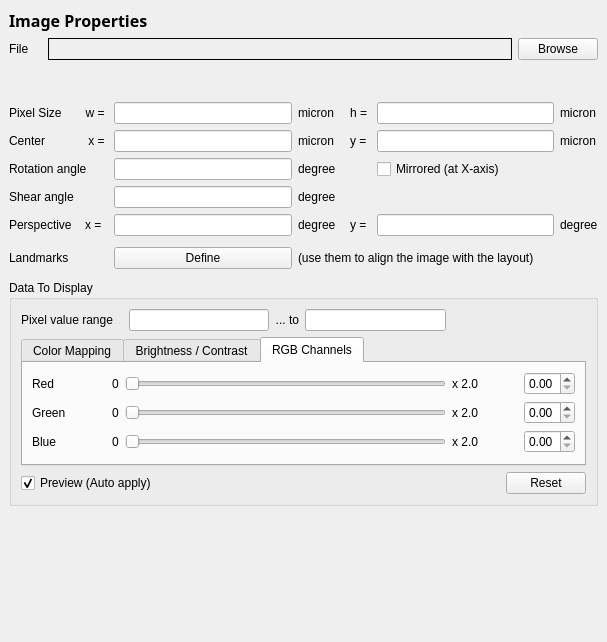
<ui version="4.0" >
 <class>ImagePropertiesPage</class>
 <widget class="QWidget" name="ImagePropertiesPage" >
  <property name="geometry" >
   <rect>
    <x>0</x>
    <y>0</y>
    <width>607</width>
    <height>642</height>
   </rect>
  </property>
  <property name="windowTitle" >
   <string>Form</string>
  </property>
  <layout class="QVBoxLayout" >
   <property name="margin" >
    <number>9</number>
   </property>
   <property name="spacing" >
    <number>6</number>
   </property>
   <item>
    <widget class="QFrame" name="frame" >
     <property name="frameShape" >
      <enum>QFrame::NoFrame</enum>
     </property>
     <property name="frameShadow" >
      <enum>QFrame::Raised</enum>
     </property>
     <layout class="QGridLayout" >
      <property name="margin" >
       <number>0</number>
      </property>
      <property name="spacing" >
       <number>6</number>
      </property>
      <item row="0" column="0" colspan="3" >
       <widget class="QLabel" name="label_12" >
        <property name="sizePolicy" >
         <sizepolicy>
          <hsizetype>5</hsizetype>
          <vsizetype>0</vsizetype>
          <horstretch>0</horstretch>
          <verstretch>0</verstretch>
         </sizepolicy>
        </property>
        <property name="font" >
         <font>
          <family>Sans Serif</family>
          <pointsize>12</pointsize>
          <weight>75</weight>
          <italic>false</italic>
          <bold>true</bold>
          <underline>false</underline>
          <strikeout>false</strikeout>
         </font>
        </property>
        <property name="text" >
         <string>Image Properties</string>
        </property>
       </widget>
      </item>
      <item row="1" column="1" >
       <widget class="QFrame" name="frame_3" >
        <property name="sizePolicy" >
         <sizepolicy>
          <hsizetype>5</hsizetype>
          <vsizetype>5</vsizetype>
          <horstretch>1</horstretch>
          <verstretch>0</verstretch>
         </sizepolicy>
        </property>
        <property name="frameShape" >
         <enum>QFrame::Box</enum>
        </property>
        <property name="frameShadow" >
         <enum>QFrame::Plain</enum>
        </property>
        <layout class="QHBoxLayout" >
         <property name="margin" >
          <number>0</number>
         </property>
         <property name="spacing" >
          <number>0</number>
         </property>
         <item>
          <spacer>
           <property name="orientation" >
            <enum>Qt::Horizontal</enum>
           </property>
           <property name="sizeType" >
            <enum>QSizePolicy::Fixed</enum>
           </property>
           <property name="sizeHint" >
            <size>
             <width>10</width>
             <height>20</height>
            </size>
           </property>
          </spacer>
         </item>
         <item>
          <widget class="QLabel" name="file_name_lbl" >
           <property name="sizePolicy" >
            <sizepolicy>
             <hsizetype>5</hsizetype>
             <vsizetype>5</vsizetype>
             <horstretch>1</horstretch>
             <verstretch>0</verstretch>
            </sizepolicy>
           </property>
           <property name="text" >
            <string>&lt;Filename></string>
           </property>
          </widget>
         </item>
         <item>
          <spacer>
           <property name="orientation" >
            <enum>Qt::Horizontal</enum>
           </property>
           <property name="sizeType" >
            <enum>QSizePolicy::Fixed</enum>
           </property>
           <property name="sizeHint" >
            <size>
             <width>10</width>
             <height>20</height>
            </size>
           </property>
          </spacer>
         </item>
        </layout>
       </widget>
      </item>
      <item row="1" column="2" >
       <widget class="QPushButton" name="browse_pb" >
        <property name="text" >
         <string>Browse</string>
        </property>
       </widget>
      </item>
      <item row="2" column="1" colspan="2" >
       <widget class="QLabel" name="file_info_lbl" >
        <property name="text" >
         <string>&lt;File info></string>
        </property>
       </widget>
      </item>
      <item row="1" column="0" >
       <widget class="QLabel" name="label_18" >
        <property name="frameShadow" >
         <enum>QFrame::Plain</enum>
        </property>
        <property name="text" >
         <string>File    </string>
        </property>
       </widget>
      </item>
      <item row="3" column="0" colspan="3" >
       <widget class="QFrame" name="frame_2" >
        <property name="frameShape" >
         <enum>QFrame::NoFrame</enum>
        </property>
        <property name="frameShadow" >
         <enum>QFrame::Plain</enum>
        </property>
        <layout class="QGridLayout" >
         <property name="margin" >
          <number>0</number>
         </property>
         <property name="spacing" >
          <number>6</number>
         </property>
         <item row="1" column="4" >
          <widget class="QLabel" name="label_22" >
           <property name="text" >
            <string>h = </string>
           </property>
          </widget>
         </item>
         <item row="5" column="2" >
          <widget class="QLineEdit" name="persp_tx_le" />
         </item>
         <item row="2" column="1" >
          <widget class="QLabel" name="label_25" >
           <property name="text" >
            <string>x = </string>
           </property>
           <property name="alignment" >
            <set>Qt::AlignRight|Qt::AlignTrailing|Qt::AlignVCenter</set>
           </property>
          </widget>
         </item>
         <item row="4" column="2" >
          <widget class="QLineEdit" name="shear_le" />
         </item>
         <item row="5" column="0" >
          <widget class="QLabel" name="label_38" >
           <property name="text" >
            <string>Perspective  </string>
           </property>
          </widget>
         </item>
         <item row="2" column="2" >
          <widget class="QLineEdit" name="x_offset_le" />
         </item>
         <item row="1" column="5" >
          <widget class="QLineEdit" name="height_le" />
         </item>
         <item row="5" column="6" >
          <widget class="QLabel" name="label_43" >
           <property name="text" >
            <string>degree</string>
           </property>
          </widget>
         </item>
         <item row="2" column="5" >
          <widget class="QLineEdit" name="y_offset_le" />
         </item>
         <item row="1" column="2" >
          <widget class="QLineEdit" name="width_le" />
         </item>
         <item row="4" column="0" colspan="2" >
          <widget class="QLabel" name="label_2" >
           <property name="text" >
            <string>Shear angle</string>
           </property>
          </widget>
         </item>
         <item row="1" column="0" >
          <widget class="QLabel" name="label_13" >
           <property name="text" >
            <string>Pixel Size    </string>
           </property>
          </widget>
         </item>
         <item row="5" column="3" >
          <widget class="QLabel" name="label_41" >
           <property name="text" >
            <string>degree</string>
           </property>
          </widget>
         </item>
         <item row="2" column="6" >
          <widget class="QLabel" name="label_24" >
           <property name="text" >
            <string>micron</string>
           </property>
          </widget>
         </item>
         <item row="3" column="0" colspan="2" >
          <widget class="QLabel" name="label_29" >
           <property name="text" >
            <string>Rotation angle</string>
           </property>
          </widget>
         </item>
         <item row="1" column="6" >
          <widget class="QLabel" name="label_23" >
           <property name="text" >
            <string>micron</string>
           </property>
          </widget>
         </item>
         <item row="1" column="1" >
          <widget class="QLabel" name="label_20" >
           <property name="text" >
            <string>w = </string>
           </property>
           <property name="alignment" >
            <set>Qt::AlignRight|Qt::AlignTrailing|Qt::AlignVCenter</set>
           </property>
          </widget>
         </item>
         <item row="2" column="3" >
          <widget class="QLabel" name="label_28" >
           <property name="text" >
            <string>micron   </string>
           </property>
          </widget>
         </item>
         <item row="2" column="0" >
          <widget class="QLabel" name="label_27" >
           <property name="text" >
            <string>Center</string>
           </property>
          </widget>
         </item>
         <item row="5" column="1" >
          <widget class="QLabel" name="label_39" >
           <property name="text" >
            <string>x =</string>
           </property>
          </widget>
         </item>
         <item row="3" column="5" colspan="2" >
          <widget class="QCheckBox" name="mirror_cbx" >
           <property name="text" >
            <string>Mirrored (at X-axis)</string>
           </property>
          </widget>
         </item>
         <item row="1" column="3" >
          <widget class="QLabel" name="label_21" >
           <property name="text" >
            <string>micron   </string>
           </property>
          </widget>
         </item>
         <item row="3" column="2" >
          <widget class="QLineEdit" name="angle_le" />
         </item>
         <item row="4" column="3" >
          <widget class="QLabel" name="label_40" >
           <property name="text" >
            <string>degree</string>
           </property>
          </widget>
         </item>
         <item row="6" column="0" colspan="7" >
          <spacer>
           <property name="orientation" >
            <enum>Qt::Vertical</enum>
           </property>
           <property name="sizeHint" >
            <size>
             <width>20</width>
             <height>5</height>
            </size>
           </property>
          </spacer>
         </item>
         <item row="2" column="4" >
          <widget class="QLabel" name="label_26" >
           <property name="text" >
            <string>y = </string>
           </property>
          </widget>
         </item>
         <item row="3" column="3" >
          <widget class="QLabel" name="label_30" >
           <property name="text" >
            <string>degree</string>
           </property>
          </widget>
         </item>
         <item row="0" column="0" colspan="7" >
          <spacer>
           <property name="orientation" >
            <enum>Qt::Vertical</enum>
           </property>
           <property name="sizeType" >
            <enum>QSizePolicy::Fixed</enum>
           </property>
           <property name="sizeHint" >
            <size>
             <width>507</width>
             <height>16</height>
            </size>
           </property>
          </spacer>
         </item>
         <item row="5" column="5" >
          <widget class="QLineEdit" name="persp_ty_le" />
         </item>
         <item row="8" column="0" colspan="7" >
          <spacer>
           <property name="orientation" >
            <enum>Qt::Vertical</enum>
           </property>
           <property name="sizeType" >
            <enum>QSizePolicy::Fixed</enum>
           </property>
           <property name="sizeHint" >
            <size>
             <width>507</width>
             <height>5</height>
            </size>
           </property>
          </spacer>
         </item>
         <item row="5" column="4" >
          <widget class="QLabel" name="label_42" >
           <property name="text" >
            <string>y =</string>
           </property>
          </widget>
         </item>
         <item row="7" column="0" colspan="2" >
          <widget class="QLabel" name="label_44" >
           <property name="text" >
            <string>Landmarks</string>
           </property>
          </widget>
         </item>
         <item row="7" column="2" >
          <widget class="QPushButton" name="define_landmarks_pb" >
           <property name="text" >
            <string>Define</string>
           </property>
          </widget>
         </item>
         <item row="7" column="3" colspan="4" >
          <widget class="QLabel" name="label_45" >
           <property name="text" >
            <string>(use them to align the image with the layout)</string>
           </property>
          </widget>
         </item>
        </layout>
       </widget>
      </item>
     </layout>
    </widget>
   </item>
   <item>
    <widget class="QGroupBox" name="groupBox" >
     <property name="title" >
      <string>Data To Display</string>
     </property>
     <layout class="QVBoxLayout" >
      <property name="margin" >
       <number>9</number>
      </property>
      <property name="spacing" >
       <number>6</number>
      </property>
      <item>
       <widget class="QFrame" name="frame_6" >
        <property name="frameShape" >
         <enum>QFrame::NoFrame</enum>
        </property>
        <property name="frameShadow" >
         <enum>QFrame::Raised</enum>
        </property>
        <layout class="QHBoxLayout" >
         <property name="margin" >
          <number>0</number>
         </property>
         <property name="spacing" >
          <number>6</number>
         </property>
         <item>
          <widget class="QLabel" name="label" >
           <property name="text" >
            <string>Pixel value range   </string>
           </property>
          </widget>
         </item>
         <item>
          <widget class="QLineEdit" name="from_le" />
         </item>
         <item>
          <widget class="QLabel" name="label_3" >
           <property name="text" >
            <string>... to</string>
           </property>
           <property name="alignment" >
            <set>Qt::AlignRight|Qt::AlignTrailing|Qt::AlignVCenter</set>
           </property>
          </widget>
         </item>
         <item>
          <widget class="QLineEdit" name="to_le" />
         </item>
         <item>
          <spacer>
           <property name="orientation" >
            <enum>Qt::Horizontal</enum>
           </property>
           <property name="sizeHint" >
            <size>
             <width>40</width>
             <height>20</height>
            </size>
           </property>
          </spacer>
         </item>
        </layout>
       </widget>
      </item>
      <item>
       <widget class="QTabWidget" name="data_mapping_tab_widget" >
        <property name="currentIndex" >
         <number>2</number>
        </property>
        <widget class="QWidget" name="false_color_tab" >
         <attribute name="title" >
          <string>Color Mapping</string>
         </attribute>
         <layout class="QVBoxLayout" >
          <property name="margin" >
           <number>9</number>
          </property>
          <property name="spacing" >
           <number>6</number>
          </property>
          <item>
           <widget class="img::ColorBar" native="1" name="false_color_control" >
            <property name="sizePolicy" >
             <sizepolicy>
              <hsizetype>13</hsizetype>
              <vsizetype>7</vsizetype>
              <horstretch>0</horstretch>
              <verstretch>0</verstretch>
             </sizepolicy>
            </property>
            <property name="contextMenuPolicy" >
             <enum>Qt::ActionsContextMenu</enum>
            </property>
            <property name="toolTip" >
             <string>&lt;html>&lt;head>&lt;meta name="qrichtext" content="1" />&lt;style type="text/css">
p, li { white-space: pre-wrap; }
&lt;/style>&lt;/head>&lt;body style=" font-family:'DejaVu Sans'; font-size:10pt; font-weight:400; font-style:normal; text-decoration:none;">
&lt;p style=" margin-top:0px; margin-bottom:0px; margin-left:0px; margin-right:0px; -qt-block-indent:0; text-indent:0px;">Double-click to create a new node.&lt;/p>
&lt;p style=" margin-top:0px; margin-bottom:0px; margin-left:0px; margin-right:0px; -qt-block-indent:0; text-indent:0px;">Press "Delete" to delete the selected node.&lt;/p>&lt;/body>&lt;/html></string>
            </property>
           </widget>
          </item>
          <item>
           <widget class="QFrame" name="frame_4" >
            <property name="frameShape" >
             <enum>QFrame::NoFrame</enum>
            </property>
            <property name="frameShadow" >
             <enum>QFrame::Raised</enum>
            </property>
            <layout class="QHBoxLayout" >
             <property name="margin" >
              <number>0</number>
             </property>
             <property name="spacing" >
              <number>6</number>
             </property>
             <item>
              <spacer>
               <property name="orientation" >
                <enum>Qt::Horizontal</enum>
               </property>
               <property name="sizeHint" >
                <size>
                 <width>21</width>
                 <height>20</height>
                </size>
               </property>
              </spacer>
             </item>
             <item>
              <widget class="QLabel" name="label_37" >
               <property name="text" >
                <string>Value</string>
               </property>
              </widget>
             </item>
             <item>
              <widget class="QLineEdit" name="value_le" >
               <property name="sizePolicy" >
                <sizepolicy>
                 <hsizetype>5</hsizetype>
                 <vsizetype>0</vsizetype>
                 <horstretch>0</horstretch>
                 <verstretch>0</verstretch>
                </sizepolicy>
               </property>
              </widget>
             </item>
             <item>
              <widget class="QLabel" name="label_36" >
               <property name="text" >
                <string>Color</string>
               </property>
              </widget>
             </item>
             <item>
              <widget class="lay::SimpleColorButton" name="color_pb" >
               <property name="text" >
                <string/>
               </property>
              </widget>
             </item>
            </layout>
           </widget>
          </item>
         </layout>
        </widget>
        <widget class="QWidget" name="tab" >
         <attribute name="title" >
          <string>Brightness / Contrast</string>
         </attribute>
         <layout class="QGridLayout" >
          <property name="margin" >
           <number>9</number>
          </property>
          <property name="spacing" >
           <number>6</number>
          </property>
          <item row="0" column="6" >
           <widget class="QSpinBox" name="brightness_sb" >
            <property name="maximum" >
             <number>100</number>
            </property>
            <property name="minimum" >
             <number>-100</number>
            </property>
            <property name="singleStep" >
             <number>1</number>
            </property>
           </widget>
          </item>
          <item row="1" column="4" >
           <widget class="QLabel" name="label_9" >
            <property name="text" >
             <string>100%</string>
            </property>
           </widget>
          </item>
          <item row="2" column="4" >
           <widget class="QLabel" name="label_14" >
            <property name="text" >
             <string>3.0</string>
            </property>
           </widget>
          </item>
          <item row="1" column="1" >
           <spacer>
            <property name="orientation" >
             <enum>Qt::Horizontal</enum>
            </property>
            <property name="sizeType" >
             <enum>QSizePolicy::Fixed</enum>
            </property>
            <property name="sizeHint" >
             <size>
              <width>40</width>
              <height>20</height>
             </size>
            </property>
           </spacer>
          </item>
          <item row="2" column="3" >
           <widget class="QSlider" name="gamma_slider" >
            <property name="maximum" >
             <number>100</number>
            </property>
            <property name="orientation" >
             <enum>Qt::Horizontal</enum>
            </property>
           </widget>
          </item>
          <item row="0" column="4" >
           <widget class="QLabel" name="label_6" >
            <property name="text" >
             <string>100%</string>
            </property>
           </widget>
          </item>
          <item row="2" column="2" >
           <widget class="QLabel" name="label_11" >
            <property name="text" >
             <string>0.3</string>
            </property>
            <property name="alignment" >
             <set>Qt::AlignRight|Qt::AlignTrailing|Qt::AlignVCenter</set>
            </property>
           </widget>
          </item>
          <item row="1" column="3" >
           <widget class="QSlider" name="contrast_slider" >
            <property name="minimum" >
             <number>-100</number>
            </property>
            <property name="maximum" >
             <number>100</number>
            </property>
            <property name="orientation" >
             <enum>Qt::Horizontal</enum>
            </property>
           </widget>
          </item>
          <item row="0" column="3" >
           <widget class="QSlider" name="brightness_slider" >
            <property name="minimum" >
             <number>-100</number>
            </property>
            <property name="maximum" >
             <number>100</number>
            </property>
            <property name="orientation" >
             <enum>Qt::Horizontal</enum>
            </property>
           </widget>
          </item>
          <item row="1" column="0" >
           <widget class="QLabel" name="label_7" >
            <property name="text" >
             <string>Contrast</string>
            </property>
           </widget>
          </item>
          <item row="1" column="6" >
           <widget class="QSpinBox" name="contrast_sb" >
            <property name="maximum" >
             <number>100</number>
            </property>
            <property name="minimum" >
             <number>-100</number>
            </property>
           </widget>
          </item>
          <item row="1" column="2" >
           <widget class="QLabel" name="label_8" >
            <property name="text" >
             <string>-100%</string>
            </property>
            <property name="alignment" >
             <set>Qt::AlignRight|Qt::AlignTrailing|Qt::AlignVCenter</set>
            </property>
           </widget>
          </item>
          <item row="2" column="0" >
           <widget class="QLabel" name="label_10" >
            <property name="text" >
             <string>Gamma</string>
            </property>
           </widget>
          </item>
          <item row="0" column="2" >
           <widget class="QLabel" name="label_5" >
            <property name="text" >
             <string>-100%</string>
            </property>
            <property name="alignment" >
             <set>Qt::AlignRight|Qt::AlignTrailing|Qt::AlignVCenter</set>
            </property>
           </widget>
          </item>
          <item row="0" column="0" >
           <widget class="QLabel" name="label_4" >
            <property name="text" >
             <string>Brightness</string>
            </property>
           </widget>
          </item>
          <item row="1" column="5" >
           <spacer>
            <property name="orientation" >
             <enum>Qt::Horizontal</enum>
            </property>
            <property name="sizeType" >
             <enum>QSizePolicy::Fixed</enum>
            </property>
            <property name="sizeHint" >
             <size>
              <width>40</width>
              <height>20</height>
             </size>
            </property>
           </spacer>
          </item>
          <item row="2" column="6" >
           <widget class="QDoubleSpinBox" name="gamma_sb" >
            <property name="maximum" >
             <double>3.000000000000000</double>
            </property>
            <property name="minimum" >
             <double>0.000000000000000</double>
            </property>
            <property name="singleStep" >
             <double>0.010000000000000</double>
            </property>
           </widget>
          </item>
         </layout>
        </widget>
        <widget class="QWidget" name="tab_2" >
         <attribute name="title" >
          <string>RGB Channels</string>
         </attribute>
         <layout class="QGridLayout" >
          <property name="margin" >
           <number>9</number>
          </property>
          <property name="spacing" >
           <number>6</number>
          </property>
          <item row="0" column="6" >
           <widget class="QDoubleSpinBox" name="r_sb" >
            <property name="maximum" >
             <double>2.000000000000000</double>
            </property>
            <property name="singleStep" >
             <double>0.010000000000000</double>
            </property>
           </widget>
          </item>
          <item row="1" column="2" >
           <widget class="QLabel" name="label_31" >
            <property name="text" >
             <string>0</string>
            </property>
           </widget>
          </item>
          <item row="1" column="4" >
           <widget class="QLabel" name="label_32" >
            <property name="text" >
             <string>x 2.0</string>
            </property>
           </widget>
          </item>
          <item row="1" column="1" >
           <spacer>
            <property name="orientation" >
             <enum>Qt::Horizontal</enum>
            </property>
            <property name="sizeType" >
             <enum>QSizePolicy::Fixed</enum>
            </property>
            <property name="sizeHint" >
             <size>
              <width>40</width>
              <height>20</height>
             </size>
            </property>
           </spacer>
          </item>
          <item row="2" column="3" >
           <widget class="QSlider" name="b_slider" >
            <property name="maximum" >
             <number>100</number>
            </property>
            <property name="orientation" >
             <enum>Qt::Horizontal</enum>
            </property>
           </widget>
          </item>
          <item row="1" column="0" >
           <widget class="QLabel" name="label_19" >
            <property name="text" >
             <string>Green</string>
            </property>
           </widget>
          </item>
          <item row="2" column="2" >
           <widget class="QLabel" name="label_34" >
            <property name="text" >
             <string>0</string>
            </property>
           </widget>
          </item>
          <item row="0" column="2" >
           <widget class="QLabel" name="label_16" >
            <property name="text" >
             <string>0</string>
            </property>
           </widget>
          </item>
          <item row="1" column="3" >
           <widget class="QSlider" name="g_slider" >
            <property name="maximum" >
             <number>100</number>
            </property>
            <property name="orientation" >
             <enum>Qt::Horizontal</enum>
            </property>
           </widget>
          </item>
          <item row="0" column="3" >
           <widget class="QSlider" name="r_slider" >
            <property name="maximum" >
             <number>100</number>
            </property>
            <property name="orientation" >
             <enum>Qt::Horizontal</enum>
            </property>
           </widget>
          </item>
          <item row="2" column="0" >
           <widget class="QLabel" name="label_33" >
            <property name="text" >
             <string>Blue</string>
            </property>
           </widget>
          </item>
          <item row="0" column="0" >
           <widget class="QLabel" name="label_15" >
            <property name="text" >
             <string>Red</string>
            </property>
           </widget>
          </item>
          <item row="0" column="4" >
           <widget class="QLabel" name="label_17" >
            <property name="text" >
             <string>x 2.0</string>
            </property>
           </widget>
          </item>
          <item row="1" column="6" >
           <widget class="QDoubleSpinBox" name="g_sb" >
            <property name="maximum" >
             <double>2.000000000000000</double>
            </property>
            <property name="singleStep" >
             <double>0.010000000000000</double>
            </property>
           </widget>
          </item>
          <item row="2" column="6" >
           <widget class="QDoubleSpinBox" name="b_sb" >
            <property name="maximum" >
             <double>2.000000000000000</double>
            </property>
            <property name="singleStep" >
             <double>0.010000000000000</double>
            </property>
           </widget>
          </item>
          <item row="2" column="4" >
           <widget class="QLabel" name="label_35" >
            <property name="text" >
             <string>x 2.0</string>
            </property>
           </widget>
          </item>
          <item row="1" column="5" >
           <spacer>
            <property name="orientation" >
             <enum>Qt::Horizontal</enum>
            </property>
            <property name="sizeType" >
             <enum>QSizePolicy::Fixed</enum>
            </property>
            <property name="sizeHint" >
             <size>
              <width>40</width>
              <height>20</height>
             </size>
            </property>
           </spacer>
          </item>
         </layout>
        </widget>
       </widget>
      </item>
      <item>
       <widget class="QFrame" name="frame_5" >
        <property name="frameShape" >
         <enum>QFrame::NoFrame</enum>
        </property>
        <property name="frameShadow" >
         <enum>QFrame::Raised</enum>
        </property>
        <layout class="QHBoxLayout" >
         <property name="margin" >
          <number>0</number>
         </property>
         <property name="spacing" >
          <number>6</number>
         </property>
         <item>
          <widget class="QCheckBox" name="preview_cbx" >
           <property name="text" >
            <string>Preview (Auto apply)</string>
           </property>
           <property name="checked" >
            <bool>true</bool>
           </property>
          </widget>
         </item>
         <item>
          <spacer>
           <property name="orientation" >
            <enum>Qt::Horizontal</enum>
           </property>
           <property name="sizeHint" >
            <size>
             <width>40</width>
             <height>20</height>
            </size>
           </property>
          </spacer>
         </item>
         <item>
          <widget class="QPushButton" name="reset_pb" >
           <property name="text" >
            <string>Reset</string>
           </property>
          </widget>
         </item>
        </layout>
       </widget>
      </item>
     </layout>
    </widget>
   </item>
   <item>
    <spacer>
     <property name="orientation" >
      <enum>Qt::Vertical</enum>
     </property>
     <property name="sizeHint" >
      <size>
       <width>524</width>
       <height>16</height>
      </size>
     </property>
    </spacer>
   </item>
  </layout>
 </widget>
 <customwidgets>
  <customwidget>
   <class>lay::SimpleColorButton</class>
   <extends>QPushButton</extends>
   <header>layWidgets.h</header>
  </customwidget>
  <customwidget>
   <class>img::ColorBar</class>
   <extends>QWidget</extends>
   <header>imgWidgets.h</header>
  </customwidget>
 </customwidgets>
 <tabstops>
  <tabstop>width_le</tabstop>
  <tabstop>height_le</tabstop>
  <tabstop>x_offset_le</tabstop>
  <tabstop>y_offset_le</tabstop>
  <tabstop>angle_le</tabstop>
  <tabstop>mirror_cbx</tabstop>
  <tabstop>shear_le</tabstop>
  <tabstop>persp_tx_le</tabstop>
  <tabstop>persp_ty_le</tabstop>
  <tabstop>from_le</tabstop>
  <tabstop>to_le</tabstop>
  <tabstop>data_mapping_tab_widget</tabstop>
  <tabstop>r_slider</tabstop>
  <tabstop>r_sb</tabstop>
  <tabstop>g_slider</tabstop>
  <tabstop>g_sb</tabstop>
  <tabstop>b_slider</tabstop>
  <tabstop>b_sb</tabstop>
  <tabstop>preview_cbx</tabstop>
  <tabstop>reset_pb</tabstop>
  <tabstop>contrast_sb</tabstop>
  <tabstop>gamma_sb</tabstop>
  <tabstop>contrast_slider</tabstop>
  <tabstop>brightness_sb</tabstop>
  <tabstop>value_le</tabstop>
  <tabstop>browse_pb</tabstop>
  <tabstop>color_pb</tabstop>
  <tabstop>gamma_slider</tabstop>
  <tabstop>brightness_slider</tabstop>
 </tabstops>
 <resources/>
 <connections/>
</ui>
